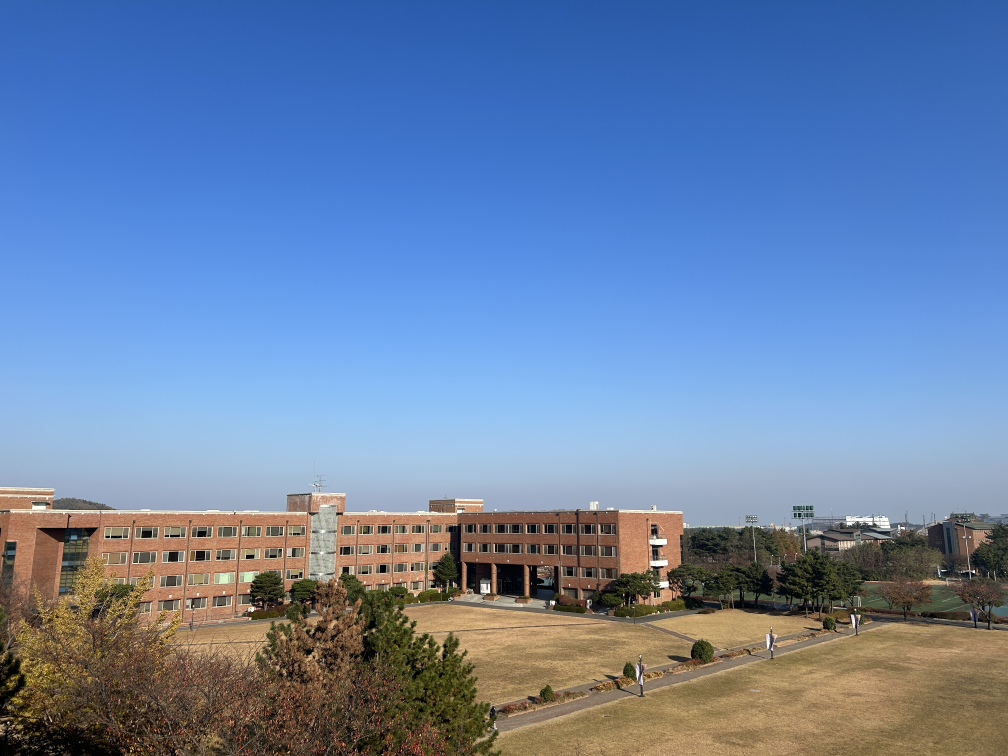
//> input picture task/project4/panorama_image/panorama_image/pano1.JPG, 4032 x 3024 px, given in place of video.mp4, which was not available (shown at 1/4 size)
$ ./22000152   (built with g++ and OpenCV 4)
//> lines starting //> are read from the running program, lines starting //| are printed output that depends on the picture; pictures that were not available may be replaced by others from this repository, and a replacement may not be noted
#include "opencv.hpp"
#include <iostream>

using namespace std;
using namespace cv;

// [24 lines left out: function white_balacing, not called in this run]

int main() {
	VideoCapture cap("video.mp4");
	Mat frame;
	bool neg = false;
	bool gam = false;
	bool his = false;
	bool sli = false;
	bool con = false;
	bool fil = false;
	bool uns = false;
	bool whi = false;
	uchar pix[256];
	int input = 0;
	vector<Mat> mo(3);
	uchar* h;
	uchar* s;
	Mat blurred;

	if (cap.open("video.mp4") == 0) {
		cout << "No file" << endl;
		return -1;
	}

	while (1) {
		cap >> frame;
//> frame is the input picture: 3024 rows x 4032 cols, CV_8UC3; mean B, G, R 167.8, 129.9, 105.1


		if (frame.empty()) {
			cout << "end of video" << endl;
			break;
		}

		input = waitKey(10);
//> the key 'n' is pressed
//> the key 'g' is pressed

		if (neg) {
			frame = 255 - frame;
//> the key 'c' is pressed
		}

		if (gam) {
			for (int i = 0; i < 256; i++) {
				pix[i] = saturate_cast<uchar>(pow((float)(i / 255.0), 2.5) * 255.0f);
			}
			for (int j = 0; j < frame.rows; j++) {
				for (int o = 0; o < frame.cols + 2560; o++) {
					frame.at<uchar>(j, o) = pix[frame.at<uchar>(j, o)];
				}
			}
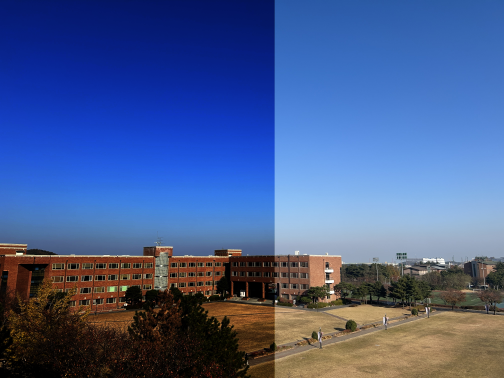
//> frame: 3024 rows x 4032 cols, CV_8UC3 (shown at 1/8 size); mean B, G, R 143, 91.4, 69.5
//> the Esc key is pressed
		}

		if (his) {
			cvtColor(frame, frame, CV_BGR2GRAY);
			equalizeHist(frame, frame);
		}

		if (sli) {
			cvtColor(frame, frame, CV_BGR2HSV);
			split(frame, mo);

			for (int j = 0; j < frame.rows; j++) {
				h = mo[0].ptr<uchar>(j);
				s = mo[1].ptr<uchar>(j);
				for (int i = 0; i < frame.cols; i++) {
					if (h[i] > 9 && h[i] < 23) {
						s[i] = s[i];
					}
					else {
						s[i] = 0;
					}
				}
			}
			merge(mo, frame);
		}

		if (con) {
			cvtColor(frame, frame, CV_BGR2HSV);
//> frame: 3024 rows x 4032 cols, CV_8UC3; mean H, S, V 80.1, 130.7, 183.2
			split(frame, mo);
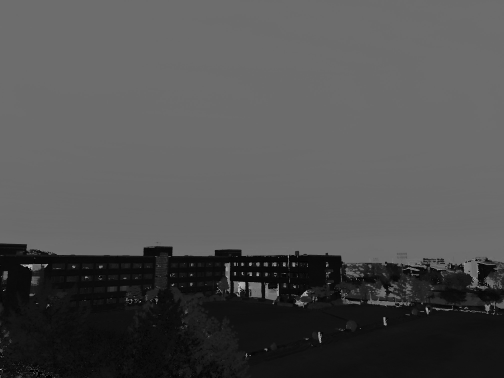
//> mo[0]: 3024 rows x 4032 cols, CV_8UC1 (shown at 1/8 size); min 0, max 179, mean 80.1
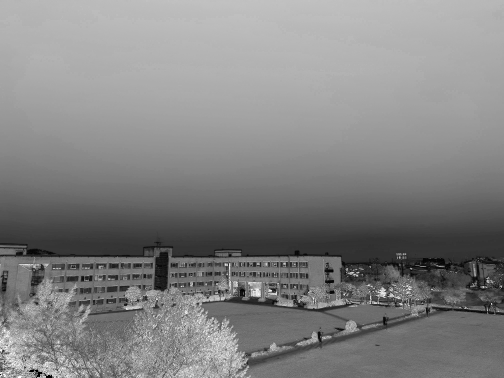
//> mo[1]: 3024 rows x 4032 cols, CV_8UC1 (shown at 1/8 size); min 0, max 255, mean 130.7
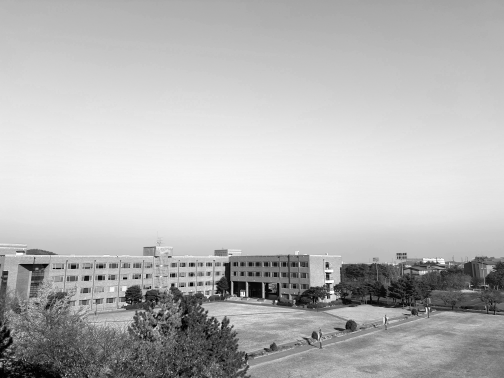
//> mo[2]: 3024 rows x 4032 cols, CV_8UC1 (shown at 1/8 size); min 0, max 255, mean 183.2

			for (int j = 0; j < frame.rows; j++) {
				h = mo[0].ptr<uchar>(j);
				s = mo[1].ptr<uchar>(j);
				for (int i = 0; i < frame.cols; i++) {
					if (h[i] > 129) h[i] = h[i] - 129;
					else h[i] += 50;
				}
			}
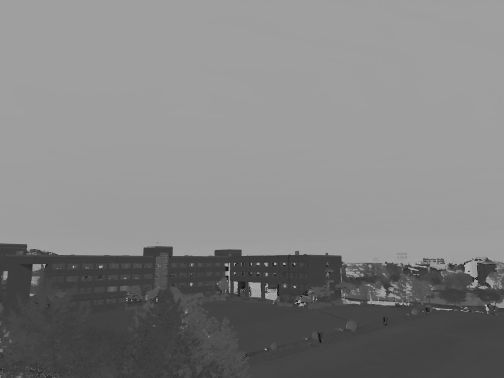
//> mo[0]: 3024 rows x 4032 cols, CV_8UC1 (shown at 1/8 size); min 1, max 179, mean 129.5
			merge(mo, frame);
//> frame: 3024 rows x 4032 cols, CV_8UC3; mean H, S, V 129.5, 130.7, 183.2
		}

		if (fil) {
			blur(frame, frame, Size(9, 9));
		}

		if (uns) {
			blur(frame, blurred, Size(9, 9));
			subtract(frame, blurred, frame);
		}

		if (whi) {
			white_balacing(frame);
		}

		if (input == 'n') {
			neg = true;
			gam = false;
			his = false;
			sli = false;
			con = false;
			fil = false;
			uns = false;
			whi = false;
		}

		else if (input == 'g') {
			neg = false;
			gam = true;
			his = false;
			sli = false;
			con = false;
			fil = false;
			uns = false;
			whi = false;
		}

		else if (input == 'h') {
			neg = false;
			gam = false;
			his = true;
			sli = false;
			con = false;
			fil = false;
			uns = false;
			whi = false;
		}
		else if (input == 's') {
			neg = false;
			gam = false;
			his = false;
			sli = true;
			con = false;
			fil = false;
			uns = false;
			whi = false;
		}
		else if (input == 'c') {
			neg = false;
			gam = false;
			his = false;
			sli = false;
			con = true;
			fil = false;
			uns = false;
			whi = false;
		}
		else if (input == 'a') {
			neg = false;
			gam = false;
			his = false;
			sli = false;
			con = false;
			fil = true;
			uns = false;
			whi = false;
		}
		else if (input == 'u') {
			neg = false;
			gam = false;
			his = false;
			sli = false;
			con = false;
			fil = false;
			uns = true;
			whi = false;
		}
		else if (input == 'w') {
			neg = false;
			gam = false;
			his = false;
			sli = false;
			con = false;
			fil = false;
			uns = false;
			whi = true;
		}
		else if (input == 'r') {
			neg = false;
			gam = false;
			his = false;
			sli = false;
			con = false;
			fil = false;
			uns = false;
			whi = false;
		}

		namedWindow("video");
		imshow("video", frame);
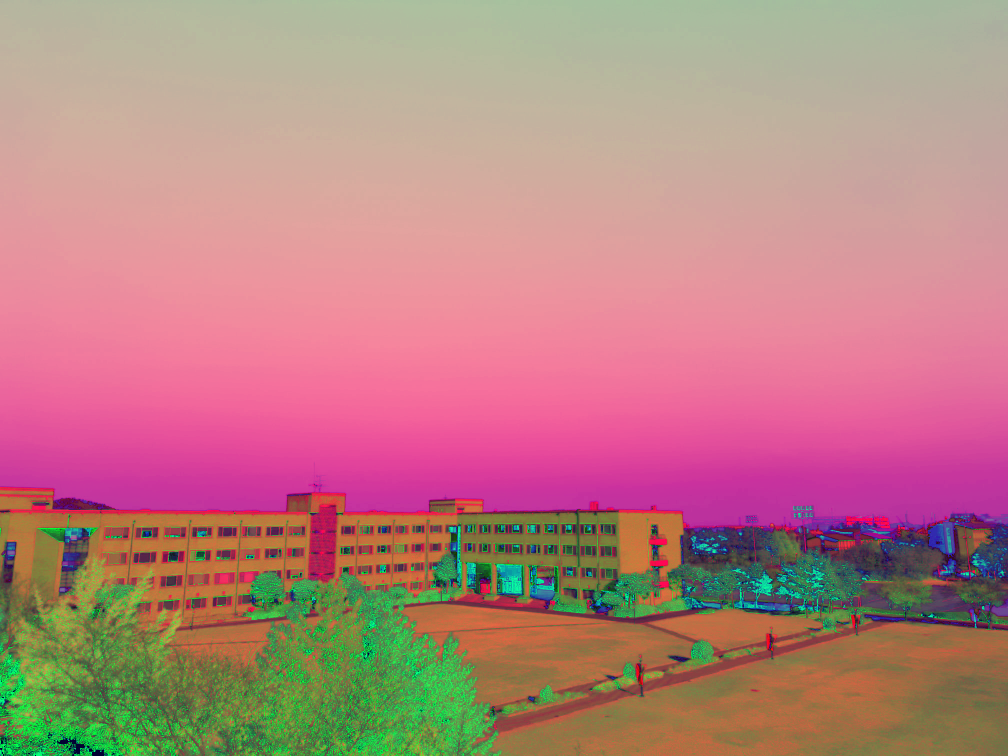
//> window 'video': 3024 rows x 4032 cols, CV_8UC3 (shown at 1/4 size); mean B, G, R 129.5, 130.7, 183.2

		if (input == 27) {
			break;
		}
	}

	cap.release();
	destroyAllWindows();
	return 0;
}

$ run again, on task/project4/panorama_image/panorama_image/pano2.JPG
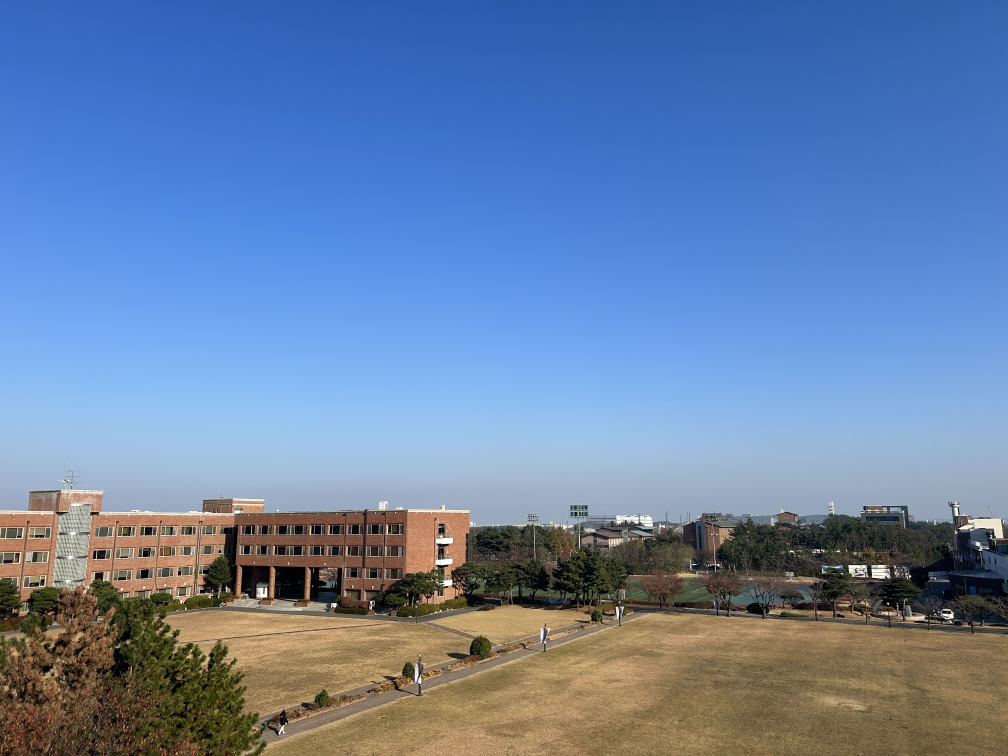
//> input picture task/project4/panorama_image/panorama_image/pano2.JPG, 4032 x 3024 px, given in place of video.mp4, which was not available (shown at 1/4 size)
//> frame is the input picture: 3024 rows x 4032 cols, CV_8UC3; mean B, G, R 168, 129.3, 103.3
//> after the loop `for (int j = 0; j < frame.rows; j++)`:
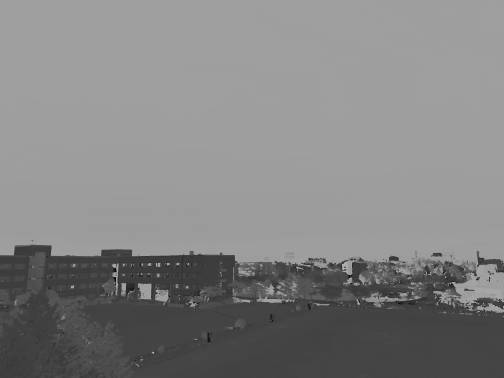
//> mo[0]: 3024 rows x 4032 cols, CV_8UC1 (shown at 1/8 size); min 1, max 179, mean 131
//> `imshow("video", frame);`:
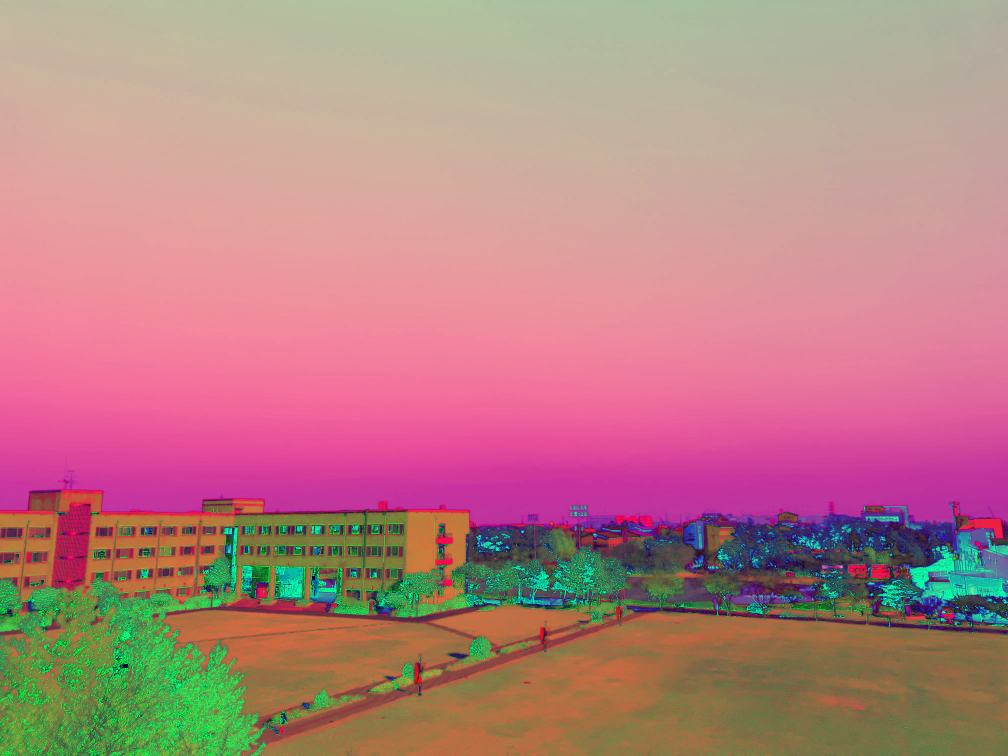
//> window 'video': 3024 rows x 4032 cols, CV_8UC3 (shown at 1/4 size); mean B, G, R 131, 130.2, 182.5

$ run again, on task/project4/panorama_image/panorama_image/pano3.JPG
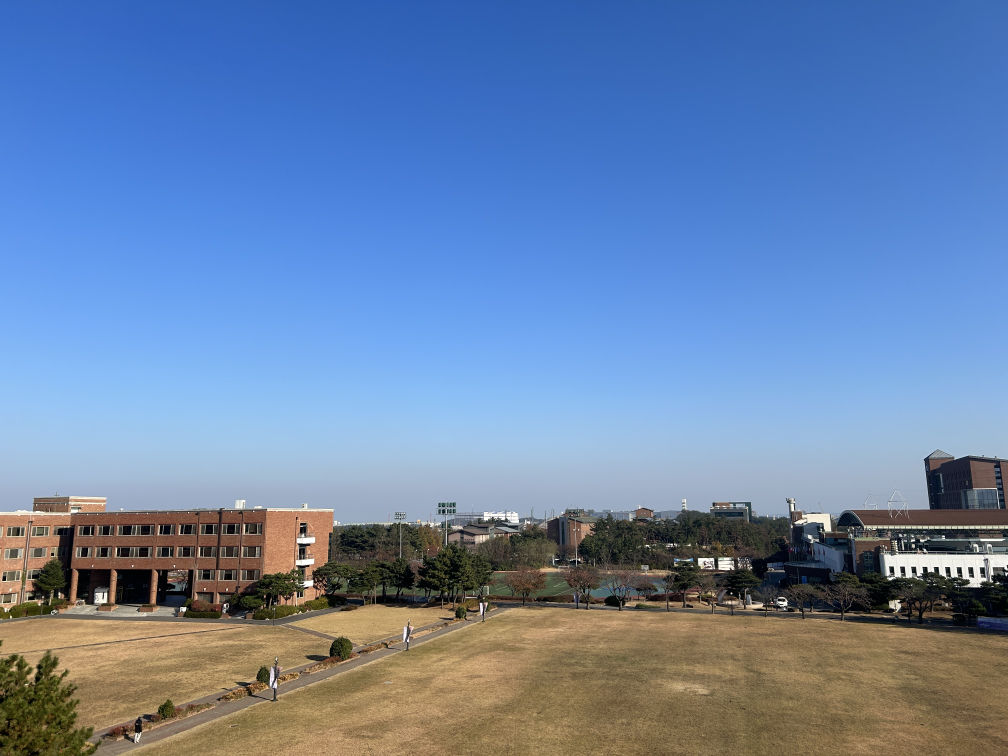
//> input picture task/project4/panorama_image/panorama_image/pano3.JPG, 4032 x 3024 px, given in place of video.mp4, which was not available (shown at 1/4 size)
//> frame is the input picture: 3024 rows x 4032 cols, CV_8UC3; mean B, G, R 169.7, 131.6, 105.7
//> after the loop `for (int j = 0; j < frame.rows; j++)`:
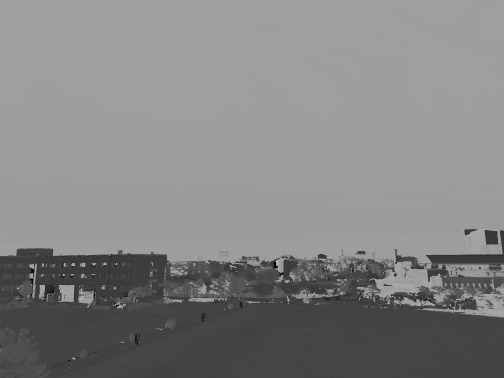
//> mo[0]: 3024 rows x 4032 cols, CV_8UC1 (shown at 1/8 size); min 1, max 179, mean 131.4
//> `imshow("video", frame);`:
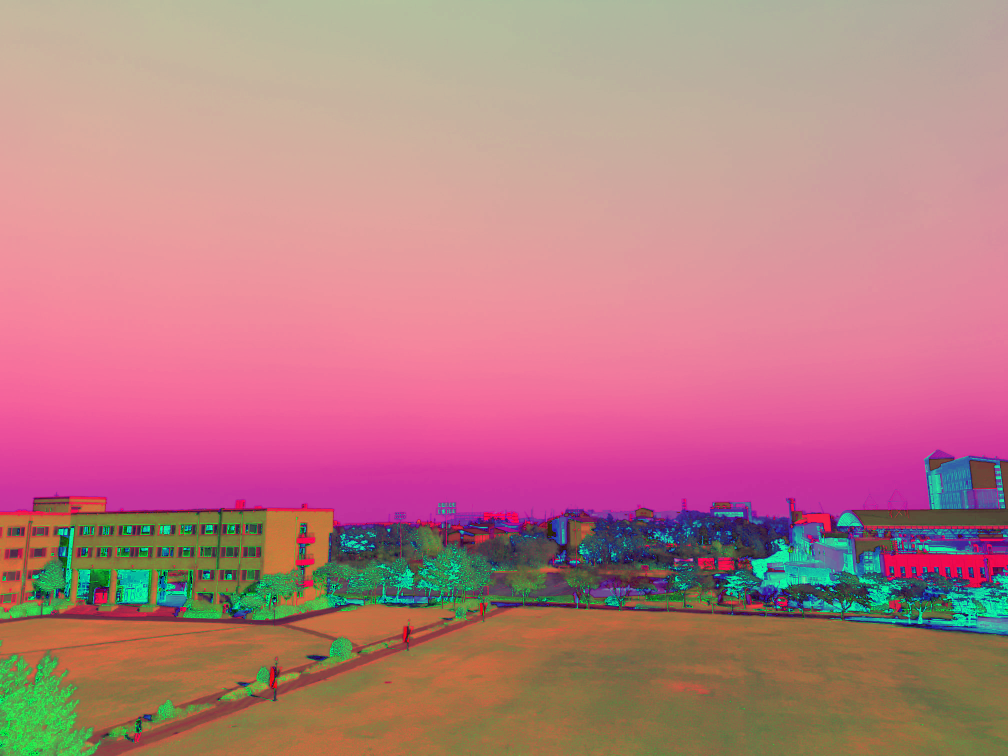
//> window 'video': 3024 rows x 4032 cols, CV_8UC3 (shown at 1/4 size); mean B, G, R 131.4, 127.2, 184.1
